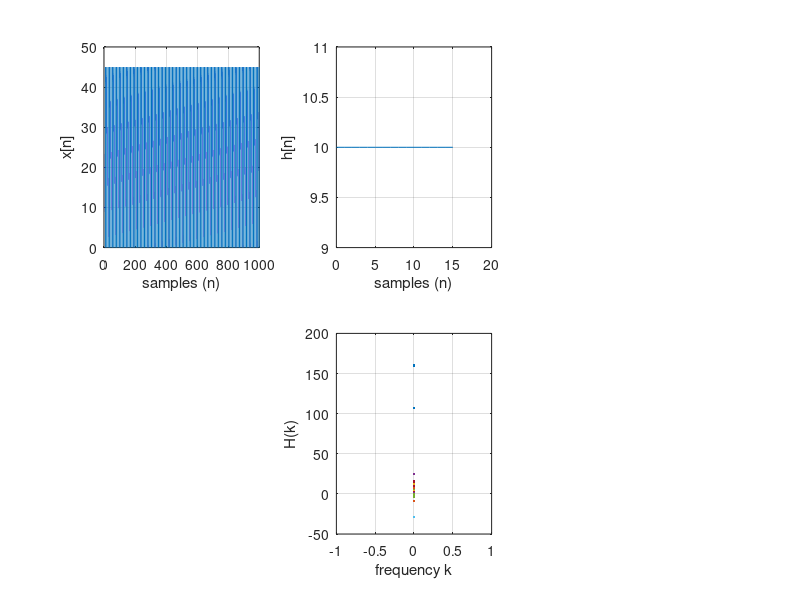

The MATLAB script that drew this image:
Fs = 8000;                            % Sample rate
Nfft = 64;                            % FFT block size
n = 0:1/Fs:999;                       % n consists of 1000 samples
xn = 22.5*sawtooth(2/9*pi*n)+22.5;                         % x[n]

% plot x[n]
subplot(231);
plot(n,xn);
xlabel('samples (n)');
ylabel('x[n]');
grid on;

hm = [10 10 10 10 10 10 10 10 10 10 10 10 10 10 10 10]; % h[n]
M = length(hm);                         % length of h[n]
m = 0:M-1;                              % variable n is taken, use m to plot h

% plot h[n]
subplot(232);
plot(m,hm);
xlabel('samples (n)');
ylabel('h[n]');
grid on;

k = 0;1:64;
H = fft(hm,64);                          % H(k)

subplot(235);
plot(k,H);
xlabel('frequency k');
ylabel('H(k)');
grid on;

